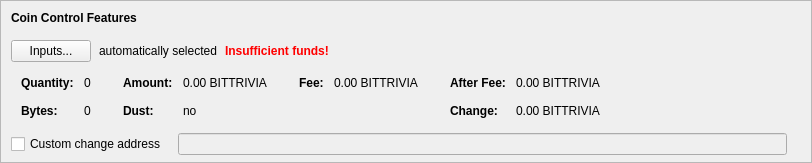
    <widget class="QFrame" name="frameCoinControl">
     <property name="sizePolicy">
      <sizepolicy hsizetype="Expanding" vsizetype="Expanding">
       <horstretch>0</horstretch>
       <verstretch>0</verstretch>
      </sizepolicy>
     </property>
     <property name="maximumSize">
      <size>
       <width>16777215</width>
       <height>16777215</height>
      </size>
     </property>
     <property name="frameShape">
      <enum>QFrame::StyledPanel</enum>
     </property>
     <property name="frameShadow">
      <enum>QFrame::Sunken</enum>
     </property>
     <layout class="QVBoxLayout" name="verticalLayoutCoinControl2">
      <property name="spacing">
       <number>0</number>
      </property>
      <property name="leftMargin">
       <number>0</number>
      </property>
      <property name="topMargin">
       <number>0</number>
      </property>
      <property name="rightMargin">
       <number>0</number>
      </property>
      <property name="bottomMargin">
       <number>6</number>
      </property>
      <item>
       <layout class="QVBoxLayout" name="verticalLayoutCoinControl" stretch="0,0,0,0,1">
        <property name="spacing">
         <number>0</number>
        </property>
        <property name="leftMargin">
         <number>10</number>
        </property>
        <property name="topMargin">
         <number>10</number>
        </property>
        <item>
         <layout class="QHBoxLayout" name="horizontalLayoutCoinControl1">
          <property name="bottomMargin">
           <number>15</number>
          </property>
          <item>
           <widget class="QLabel" name="labelCoinControlFeatures">
            <property name="sizePolicy">
             <sizepolicy hsizetype="Preferred" vsizetype="Maximum">
              <horstretch>0</horstretch>
              <verstretch>0</verstretch>
             </sizepolicy>
            </property>
            <property name="font">
             <font>
              <weight>75</weight>
              <bold>true</bold>
             </font>
            </property>
            <property name="styleSheet">
             <string notr="true">font-weight:bold;</string>
            </property>
            <property name="text">
             <string>Coin Control Features</string>
            </property>
           </widget>
          </item>
         </layout>
        </item>
        <item>
         <layout class="QHBoxLayout" name="horizontalLayoutCoinControl2" stretch="0,0,0,0">
          <property name="spacing">
           <number>8</number>
          </property>
          <property name="bottomMargin">
           <number>10</number>
          </property>
          <item>
           <widget class="QPushButton" name="pushButtonCoinControl">
            <property name="styleSheet">
             <string notr="true"/>
            </property>
            <property name="text">
             <string>Inputs...</string>
            </property>
            <property name="autoDefault">
             <bool>false</bool>
            </property>
           </widget>
          </item>
          <item>
           <widget class="QLabel" name="labelCoinControlAutomaticallySelected">
            <property name="text">
             <string>automatically selected</string>
            </property>
            <property name="margin">
             <number>5</number>
            </property>
           </widget>
          </item>
          <item>
           <widget class="QLabel" name="labelCoinControlInsuffFunds">
            <property name="font">
             <font>
              <weight>75</weight>
              <bold>true</bold>
             </font>
            </property>
            <property name="styleSheet">
             <string notr="true">color:red;font-weight:bold;</string>
            </property>
            <property name="text">
             <string>Insufficient funds!</string>
            </property>
            <property name="margin">
             <number>5</number>
            </property>
           </widget>
          </item>
          <item>
           <spacer name="horizontalSpacerCoinControl">
            <property name="orientation">
             <enum>Qt::Horizontal</enum>
            </property>
            <property name="sizeHint" stdset="0">
             <size>
              <width>40</width>
              <height>1</height>
             </size>
            </property>
           </spacer>
          </item>
         </layout>
        </item>
        <item>
         <widget class="QWidget" name="widgetCoinControl" native="true">
          <property name="sizePolicy">
           <sizepolicy hsizetype="Preferred" vsizetype="Preferred">
            <horstretch>0</horstretch>
            <verstretch>0</verstretch>
           </sizepolicy>
          </property>
          <property name="minimumSize">
           <size>
            <width>0</width>
            <height>0</height>
           </size>
          </property>
          <property name="styleSheet">
           <string notr="true"/>
          </property>
          <layout class="QHBoxLayout" name="horizontalLayoutCoinControl5">
           <property name="leftMargin">
            <number>0</number>
           </property>
           <property name="topMargin">
            <number>0</number>
           </property>
           <property name="rightMargin">
            <number>0</number>
           </property>
           <property name="bottomMargin">
            <number>0</number>
           </property>
           <item>
            <layout class="QHBoxLayout" name="horizontalLayoutCoinControl3" stretch="0,0,0,1">
             <property name="spacing">
              <number>20</number>
             </property>
             <property name="topMargin">
              <number>0</number>
             </property>
             <property name="bottomMargin">
              <number>10</number>
             </property>
             <item>
              <layout class="QFormLayout" name="formLayoutCoinControl1">
               <property name="horizontalSpacing">
                <number>10</number>
               </property>
               <property name="verticalSpacing">
                <number>14</number>
               </property>
               <property name="leftMargin">
                <number>10</number>
               </property>
               <property name="topMargin">
                <number>4</number>
               </property>
               <property name="rightMargin">
                <number>6</number>
               </property>
               <item row="0" column="0">
                <widget class="QLabel" name="labelCoinControlQuantityText">
                 <property name="font">
                  <font>
                   <weight>75</weight>
                   <bold>true</bold>
                  </font>
                 </property>
                 <property name="text">
                  <string>Quantity:</string>
                 </property>
                 <property name="margin">
                  <number>0</number>
                 </property>
                </widget>
               </item>
               <item row="0" column="1">
                <widget class="QLabel" name="labelCoinControlQuantity">
                 <property name="cursor">
                  <cursorShape>IBeamCursor</cursorShape>
                 </property>
                 <property name="contextMenuPolicy">
                  <enum>Qt::ActionsContextMenu</enum>
                 </property>
                 <property name="text">
                  <string notr="true">0</string>
                 </property>
                 <property name="margin">
                  <number>0</number>
                 </property>
                 <property name="textInteractionFlags">
                  <set>Qt::LinksAccessibleByMouse|Qt::TextSelectableByKeyboard|Qt::TextSelectableByMouse</set>
                 </property>
                </widget>
               </item>
               <item row="1" column="0">
                <widget class="QLabel" name="labelCoinControlBytesText">
                 <property name="font">
                  <font>
                   <weight>75</weight>
                   <bold>true</bold>
                  </font>
                 </property>
                 <property name="text">
                  <string>Bytes:</string>
                 </property>
                </widget>
               </item>
               <item row="1" column="1">
                <widget class="QLabel" name="labelCoinControlBytes">
                 <property name="cursor">
                  <cursorShape>IBeamCursor</cursorShape>
                 </property>
                 <property name="contextMenuPolicy">
                  <enum>Qt::ActionsContextMenu</enum>
                 </property>
                 <property name="text">
                  <string notr="true">0</string>
                 </property>
                 <property name="textInteractionFlags">
                  <set>Qt::LinksAccessibleByMouse|Qt::TextSelectableByKeyboard|Qt::TextSelectableByMouse</set>
                 </property>
                </widget>
               </item>
              </layout>
             </item>
             <item>
              <layout class="QFormLayout" name="formLayoutCoinControl2">
               <property name="horizontalSpacing">
                <number>10</number>
               </property>
               <property name="verticalSpacing">
                <number>14</number>
               </property>
               <property name="leftMargin">
                <number>6</number>
               </property>
               <property name="topMargin">
                <number>4</number>
               </property>
               <property name="rightMargin">
                <number>6</number>
               </property>
               <item row="0" column="0">
                <widget class="QLabel" name="labelCoinControlAmountText">
                 <property name="font">
                  <font>
                   <weight>75</weight>
                   <bold>true</bold>
                  </font>
                 </property>
                 <property name="text">
                  <string>Amount:</string>
                 </property>
                 <property name="margin">
                  <number>0</number>
                 </property>
                </widget>
               </item>
               <item row="0" column="1">
                <widget class="QLabel" name="labelCoinControlAmount">
                 <property name="cursor">
                  <cursorShape>IBeamCursor</cursorShape>
                 </property>
                 <property name="contextMenuPolicy">
                  <enum>Qt::ActionsContextMenu</enum>
                 </property>
                 <property name="text">
                  <string notr="true">0.00 BITTRIVIA</string>
                 </property>
                 <property name="textInteractionFlags">
                  <set>Qt::LinksAccessibleByMouse|Qt::TextSelectableByKeyboard|Qt::TextSelectableByMouse</set>
                 </property>
                </widget>
               </item>
               <item row="1" column="0">
                <widget class="QLabel" name="labelCoinControlLowOutputText">
                 <property name="font">
                  <font>
                   <weight>75</weight>
                   <bold>true</bold>
                  </font>
                 </property>
                 <property name="text">
                  <string>Dust:</string>
                 </property>
                </widget>
               </item>
               <item row="1" column="1">
                <widget class="QLabel" name="labelCoinControlLowOutput">
                 <property name="cursor">
                  <cursorShape>IBeamCursor</cursorShape>
                 </property>
                 <property name="contextMenuPolicy">
                  <enum>Qt::ActionsContextMenu</enum>
                 </property>
                 <property name="text">
                  <string notr="true">no</string>
                 </property>
                 <property name="textInteractionFlags">
                  <set>Qt::LinksAccessibleByMouse|Qt::TextSelectableByKeyboard|Qt::TextSelectableByMouse</set>
                 </property>
                </widget>
               </item>
              </layout>
             </item>
             <item>
              <layout class="QFormLayout" name="formLayoutCoinControl3">
               <property name="horizontalSpacing">
                <number>10</number>
               </property>
               <property name="verticalSpacing">
                <number>14</number>
               </property>
               <property name="leftMargin">
                <number>6</number>
               </property>
               <property name="topMargin">
                <number>4</number>
               </property>
               <property name="rightMargin">
                <number>6</number>
               </property>
               <item row="0" column="0">
                <widget class="QLabel" name="labelCoinControlFeeText">
                 <property name="font">
                  <font>
                   <weight>75</weight>
                   <bold>true</bold>
                  </font>
                 </property>
                 <property name="text">
                  <string>Fee:</string>
                 </property>
                 <property name="margin">
                  <number>0</number>
                 </property>
                </widget>
               </item>
               <item row="0" column="1">
                <widget class="QLabel" name="labelCoinControlFee">
                 <property name="cursor">
                  <cursorShape>IBeamCursor</cursorShape>
                 </property>
                 <property name="contextMenuPolicy">
                  <enum>Qt::ActionsContextMenu</enum>
                 </property>
                 <property name="text">
                  <string notr="true">0.00 BITTRIVIA</string>
                 </property>
                 <property name="textInteractionFlags">
                  <set>Qt::LinksAccessibleByMouse|Qt::TextSelectableByKeyboard|Qt::TextSelectableByMouse</set>
                 </property>
                </widget>
               </item>
             </layout>
             </item>
             <item>
              <layout class="QFormLayout" name="formLayoutCoinControl4">
               <property name="horizontalSpacing">
                <number>10</number>
               </property>
               <property name="verticalSpacing">
                <number>14</number>
               </property>
               <property name="leftMargin">
                <number>6</number>
               </property>
               <property name="topMargin">
                <number>4</number>
               </property>
               <property name="rightMargin">
                <number>6</number>
               </property>
               <item row="0" column="0">
                <widget class="QLabel" name="labelCoinControlAfterFeeText">
                 <property name="font">
                  <font>
                   <weight>75</weight>
                   <bold>true</bold>
                  </font>
                 </property>
                 <property name="text">
                  <string>After Fee:</string>
                 </property>
                 <property name="margin">
                  <number>0</number>
                 </property>
                </widget>
               </item>
               <item row="0" column="1">
                <widget class="QLabel" name="labelCoinControlAfterFee">
                 <property name="cursor">
                  <cursorShape>IBeamCursor</cursorShape>
                 </property>
                 <property name="contextMenuPolicy">
                  <enum>Qt::ActionsContextMenu</enum>
                 </property>
                 <property name="text">
                  <string notr="true">0.00 BITTRIVIA</string>
                 </property>
                 <property name="textInteractionFlags">
                  <set>Qt::LinksAccessibleByMouse|Qt::TextSelectableByKeyboard|Qt::TextSelectableByMouse</set>
                 </property>
                </widget>
               </item>
               <item row="1" column="0">
                <widget class="QLabel" name="labelCoinControlChangeText">
                 <property name="font">
                  <font>
                   <weight>75</weight>
                   <bold>true</bold>
                  </font>
                 </property>
                 <property name="text">
                  <string>Change:</string>
                 </property>
                </widget>
               </item>
               <item row="1" column="1">
                <widget class="QLabel" name="labelCoinControlChange">
                 <property name="cursor">
                  <cursorShape>IBeamCursor</cursorShape>
                 </property>
                 <property name="contextMenuPolicy">
                  <enum>Qt::ActionsContextMenu</enum>
                 </property>
                 <property name="text">
                  <string notr="true">0.00 BITTRIVIA</string>
                 </property>
                 <property name="textInteractionFlags">
                  <set>Qt::LinksAccessibleByMouse|Qt::TextSelectableByKeyboard|Qt::TextSelectableByMouse</set>
                 </property>
                </widget>
               </item>
              </layout>
             </item>
            </layout>
           </item>
          </layout>
         </widget>
        </item>
        <item>
         <layout class="QHBoxLayout" name="horizontalLayoutCoinControl4" stretch="0,0,0">
          <property name="spacing">
           <number>12</number>
          </property>
          <property name="sizeConstraint">
           <enum>QLayout::SetDefaultConstraint</enum>
          </property>
          <property name="topMargin">
           <number>5</number>
          </property>
          <property name="rightMargin">
           <number>5</number>
          </property>
          <item>
           <widget class="QCheckBox" name="checkBoxCoinControlChange">
            <property name="toolTip">
             <string>If this is activated, but the change address is empty or invalid, change will be sent to a newly generated address.</string>
            </property>
            <property name="text">
             <string>Custom change address</string>
            </property>
           </widget>
          </item>
          <item>
           <widget class="QValidatedLineEdit" name="lineEditCoinControlChange">
            <property name="enabled">
             <bool>false</bool>
            </property>
            <property name="sizePolicy">
             <sizepolicy hsizetype="Expanding" vsizetype="Fixed">
              <horstretch>0</horstretch>
              <verstretch>0</verstretch>
             </sizepolicy>
            </property>
           </widget>
          </item>
          <item>
           <widget class="QLabel" name="labelCoinControlChangeLabel">
            <property name="sizePolicy">
             <sizepolicy hsizetype="Preferred" vsizetype="Expanding">
              <horstretch>0</horstretch>
              <verstretch>0</verstretch>
             </sizepolicy>
            </property>
            <property name="minimumSize">
             <size>
              <width>0</width>
              <height>0</height>
             </size>
            </property>
            <property name="text">
             <string/>
            </property>
            <property name="margin">
             <number>3</number>
            </property>
           </widget>
          </item>
         </layout>
        </item>
        <item>
         <spacer name="verticalSpacerCoinControl">
          <property name="orientation">
           <enum>Qt::Vertical</enum>
          </property>
          <property name="sizeHint" stdset="0">
           <size>
            <width>800</width>
            <height>1</height>
           </size>
          </property>
         </spacer>
        </item>
       </layout>
      </item>
     </layout>
    </widget>
